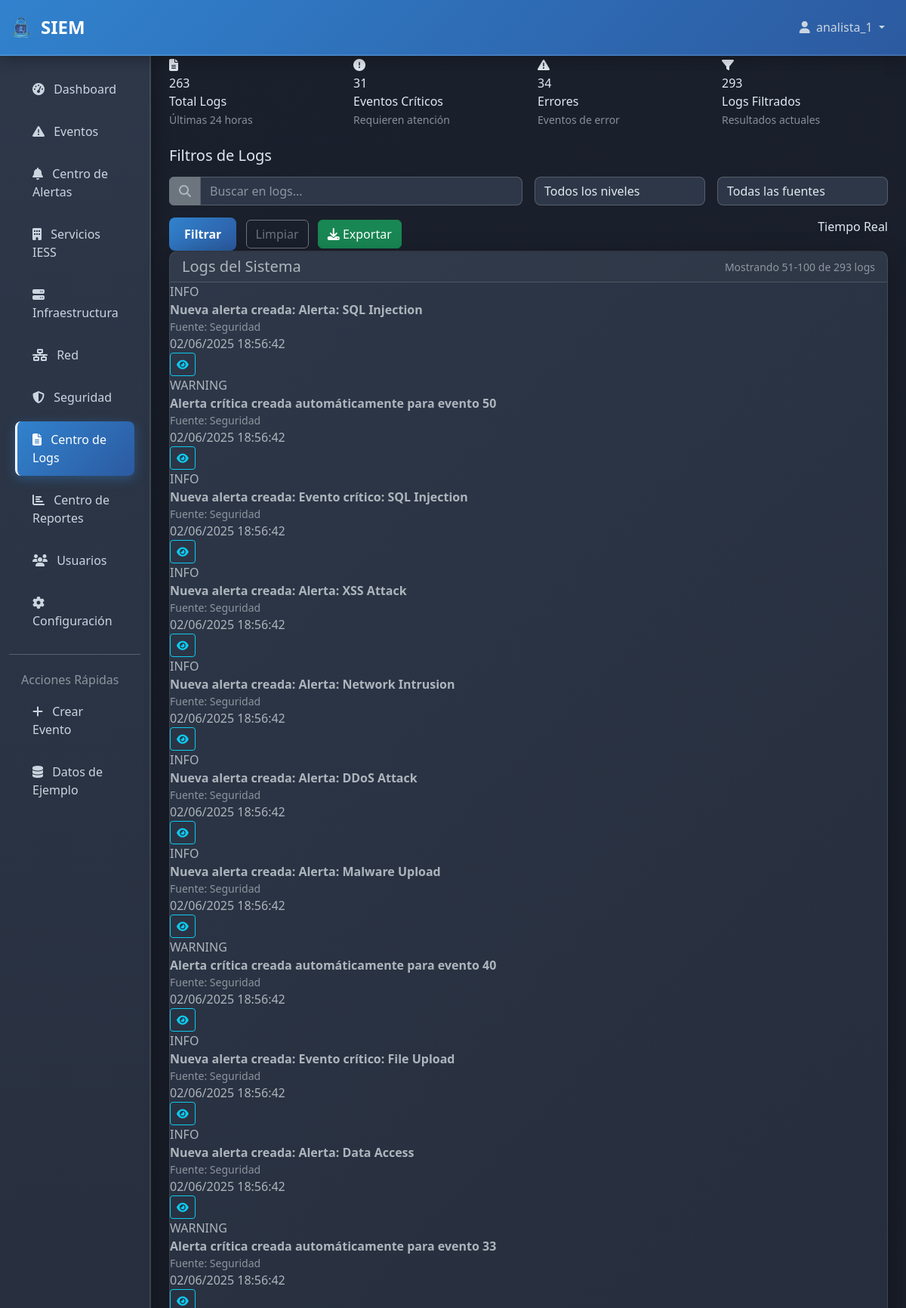
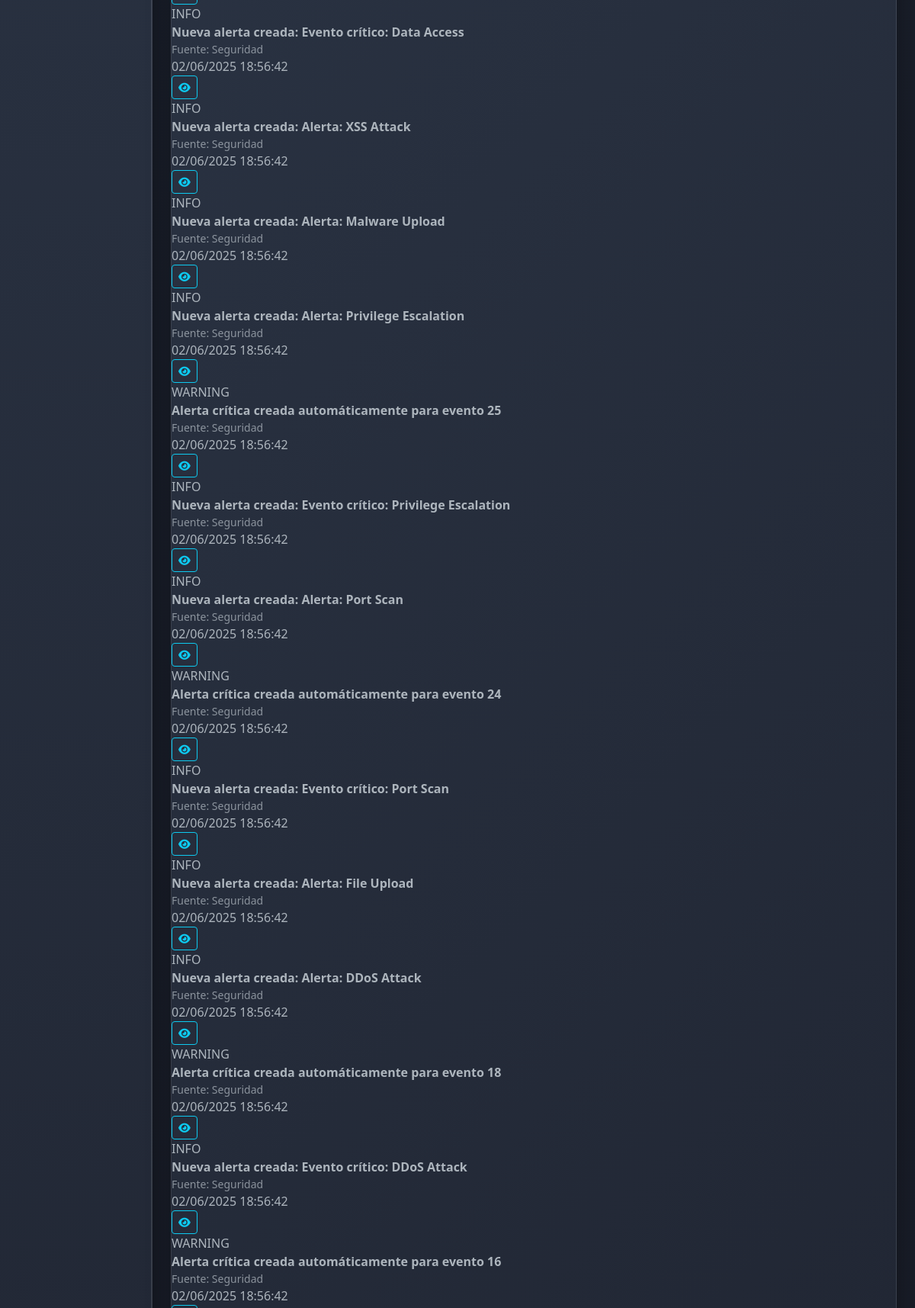
Page /logs/?page=2 (signed in, upper part) on the committed database (2 pictures, top to bottom).
### siem_app/models.py (models this page shows, shortened)
class SystemLog(models.Model):
    LEVEL_CHOICES = [
        ('DEBUG', 'Debug'),
        ('INFO', 'Info'),
        ('WARNING', 'Warning'),
        ('ERROR', 'Error'),
        ('CRITICAL', 'Critical'),
    ]
    SOURCE_CHOICES = [
        ('network', 'Red'),
        ('application', 'Aplicación'),
        ('system', 'Sistema'),
        ('security', 'Seguridad'),
        ('database', 'Base de Datos'),
    ]
    timestamp = models.DateTimeField(default=timezone.now, db_index=True)
    level = models.CharField(max_length=10, choices=LEVEL_CHOICES, db_index=True)
    source = models.CharField(max_length=20, choices=SOURCE_CHOICES, db_index=True)
    message = models.TextField()
    user = models.CharField(max_length=100, null=True, blank=True)
    ip_address = models.GenericIPAddressField(null=True, blank=True)
    additional_data = models.JSONField(default=dict, blank=True)
    class Meta:
        ordering = ['-timestamp']
        indexes = [
            models.Index(fields=['timestamp', 'level']),
            models.Index(fields=['source', 'level']),
        ]

### siem_app/views.py (the view)
# urls.py: path('logs/', views.logs_center_view, name='logs_center'),
@login_required
def logs_center_view(request):
    search_query = request.GET.get('search', '')
    level_filter = request.GET.get('level', '')
    source_filter = request.GET.get('source', '')
    logs = SystemLog.objects.all()
    if search_query:
        logs = logs.filter(message__icontains=search_query)
    if level_filter:
        logs = logs.filter(level=level_filter)
    if source_filter:
        logs = logs.filter(source=source_filter)
    total_logs = SystemLog.objects.filter(timestamp__gte=timezone.now() - timedelta(hours=24)).count()
    critical_events = SystemLog.objects.filter(level='CRITICAL', timestamp__gte=timezone.now() - timedelta(hours=24)).count()
    errors = SystemLog.objects.filter(level='ERROR', timestamp__gte=timezone.now() - timedelta(hours=24)).count()
    filtered_logs = logs.count()
    paginator = Paginator(logs.order_by('-timestamp'), 50)
    page_number = request.GET.get('page')
    page_obj = paginator.get_page(page_number)
    context = {
        'page_obj': page_obj,
        'total_logs': total_logs,
        'critical_events': critical_events,
        'errors': errors,
        'filtered_logs': filtered_logs,
        'search_query': search_query,
        'level_filter': level_filter,
        'source_filter': source_filter,
        'log_levels': SystemLog.LEVEL_CHOICES,
        'log_sources': SystemLog.SOURCE_CHOICES,
    }
    return render(request, 'siem_app/logs_center.html', context)

### templates/siem_app/logs_center.html (shortened to what this page needs)
{% extends 'base.html' %}
{% block content %}
<div class="row mb-4">
    <div class="col-md-3">
        <div class="metric-card">
            <div class="metric-icon">
                <i class="fas fa-file-alt"></i>
            </div>
            <div class="metric-value">{{ total_logs }}</div>
            <div class="metric-label">Total Logs</div>
            <small class="text-muted">Últimas 24 horas</small>
        </div>
    </div>
    <div class="col-md-3">
        <div class="metric-card danger">
            <div class="metric-icon">
                <i class="fas fa-exclamation-circle"></i>
            </div>
            <div class="metric-value">{{ critical_events }}</div>
            <div class="metric-label">Eventos Críticos</div>
            <small class="text-muted">Requieren atención</small>
        </div>
    </div>
    <div class="col-md-3">
        <div class="metric-card warning">
            <div class="metric-icon">
                <i class="fas fa-exclamation-triangle"></i>
            </div>
            <div class="metric-value">{{ errors }}</div>
            <div class="metric-label">Errores</div>
            <small class="text-muted">Eventos de error</small>
        </div>
    </div>
    <div class="col-md-3">
        <div class="metric-card">
            <div class="metric-icon">
                <i class="fas fa-filter"></i>
            </div>
            <div class="metric-value">{{ filtered_logs }}</div>
            <div class="metric-label">Logs Filtrados</div>
            <small class="text-muted">Resultados actuales</small>
        </div>
    </div>
</div>
<div class="filter-section">
    <h5 class="mb-3">Filtros de Logs</h5>
    <form method="get" class="row g-3">
        <div class="col-md-6">
            <div class="input-group">
                <span class="input-group-text bg-secondary border-secondary">
                    <i class="fas fa-search"></i>
                </span>
                <input type="text" name="search" class="form-control" placeholder="Buscar en logs..." value="{{ search_query }}">
            </div>
        </div>
        <div class="col-md-3">
            <select name="level" class="form-select">
                <option value="">Todos los niveles</option>
            </select>
        </div>
        <div class="col-md-3">
            <select name="source" class="form-select">
                <option value="">Todas las fuentes</option>
            </select>
        </div>
        <div class="col-12">
            <button type="submit" class="btn btn-primary me-2">Filtrar</button>
            <a href="{% url 'logs_center' %}" class="btn btn-outline-secondary me-2">Limpiar</a>
            <button type="button" class="btn btn-success" id="exportLogs">
                <i class="fas fa-download"></i> Exportar
            </button>
            <div class="float-end">
                <div class="real-time-indicator">
                    Tiempo Real
                </div>
            </div>
        </div>
    </form>
</div>
<div class="card">
    <div class="card-header d-flex justify-content-between align-items-center">
        <h5 class="mb-0">Logs del Sistema</h5>
        <small class="text-muted">Mostrando {{ page_obj.start_index }}-{{ page_obj.end_index }} de {{ page_obj.paginator.count }} logs</small>
    </div>
    <div class="card-body p-0">
        {% if page_obj %}
            {% for log in page_obj %}
            <div class="log-entry">
                <div class="log-level {{ log.level }}">
                    {{ log.level }}
                </div>
                <div class="log-message">
                    <strong>{{ log.message }}</strong>
                    <div class="text-muted small">Fuente: {{ log.get_source_display }}</div>
                </div>
                <div class="log-timestamp">
                    {{ log.timestamp|date:"d/m/Y H:i:s" }}
                </div>
                <div>
                    <button class="btn btn-sm btn-outline-info" onclick="showLogDetails({{ log.id }})">
                        <i class="fas fa-eye"></i>
                    </button>
                </div>
            </div>
            {% endfor %}
        {% else %}
            <div class="text-center text-muted py-5">
                <i class="fas fa-file-alt fa-3x mb-3"></i>
                <h5>No se encontraron logs</h5>
                <p>No hay logs que coincidan con los filtros aplicados</p>
            </div>
        {% endif %}
    </div>
</div>
{% endblock %}

### templates/base.html (shortened to what this page needs)
{% load static %}
<!DOCTYPE html>
<html lang="es" data-bs-theme="dark">
<head>
    <title>{% block title %}SIEM {% endblock %} {% load static %}</title>
    <link href="https://cdn.jsdelivr.net/npm/bootstrap@5.3.0/dist/css/bootstrap.min.css" rel="stylesheet">
    <link href="https://cdnjs.cloudflare.com/ajax/libs/font-awesome/6.4.0/css/all.min.css" rel="stylesheet">
</head>
<body>
    <nav class="navbar navbar-expand-lg navbar-dark">
        <div class="container-fluid">
            <a class="navbar-brand d-flex align-items-center" href="{% url 'dashboard' %}">
                <img src="{% static 'imagenes/SIEM.png' %}" alt="SIEM IESS Logo" style="height: 32px; width: 32px; border-radius: 50%; margin-right: 10px;">
                SIEM
            </a>
            <div class="collapse navbar-collapse" id="navbarNav">
                <ul class="navbar-nav ms-auto">
                    {% if user.is_authenticated %}
                        <li class="nav-item dropdown">
                            <a class="nav-link dropdown-toggle" href="#" role="button" data-bs-toggle="dropdown">
                                <i class="fas fa-user me-1"></i>
                                {{ user.get_full_name|default:user.username }}
                            </a>
                        </li>
                    {% endif %}
                </ul>
            </div>
        </div>
    </nav>
    <div class="container-fluid">
        <div class="row">
            {% if user.is_authenticated %}
            <nav class="col-md-3 col-lg-2 d-md-block sidebar collapse">
                <div class="position-sticky pt-3">
                    <ul class="nav flex-column">
                        <li class="nav-item">
                            <a class="nav-link {% if request.resolver_match.url_name == 'dashboard' %}active{% endif %}"
                               href="{% url 'dashboard' %}">
                                <i class="fas fa-tachometer-alt me-2"></i>
                                Dashboard
                            </a>
                        </li>
                        <li class="nav-item">
                            <a class="nav-link {% if request.resolver_match.url_name == 'events' %}active{% endif %}"
                               href="{% url 'events' %}">
                                <i class="fas fa-exclamation-triangle me-2"></i>
                                Eventos
                            </a>
                        </li>
                        <li class="nav-item">
                            <a class="nav-link {% if request.resolver_match.url_name == 'alerts_center' %}active{% endif %}"
                               href="{% url 'alerts_center' %}">
                                <i class="fas fa-bell me-2"></i>
                                Centro de Alertas
                            </a>
                        </li>
                        <li class="nav-item">
                            <a class="nav-link {% if request.resolver_match.url_name == 'iess_services' %}active{% endif %}"
                               href="{% url 'iess_services' %}">
                                <i class="fas fa-building me-2"></i>
                                Servicios IESS
                            </a>
                        </li>
                        <li class="nav-item">
                            <a class="nav-link {% if request.resolver_match.url_name == 'infrastructure' %}active{% endif %}"
                               href="{% url 'infrastructure' %}">
                                <i class="fas fa-server me-2"></i>
                                Infraestructura
                            </a>
                        </li>
                        <li class="nav-item">
                            <a class="nav-link {% if request.resolver_match.url_name == 'network' %}active{% endif %}"
                               href="{% url 'network' %}">
                                <i class="fas fa-network-wired me-2"></i>
                                Red
                            </a>
                        </li>
                        <li class="nav-item">
                            <a class="nav-link {% if request.resolver_match.url_name == 'security' %}active{% endif %}"
                               href="{% url 'security' %}">
                                <i class="fas fa-shield-alt me-2"></i>
                                Seguridad
                            </a>
                        </li>
                        <li class="nav-item">
                            <a class="nav-link {% if request.resolver_match.url_name == 'logs_center' %}active{% endif %}"
                               href="{% url 'logs_center' %}">
                                <i class="fas fa-file-alt me-2"></i>
                                Centro de Logs
                            </a>
                        </li>
                        <li class="nav-item">
                            <a class="nav-link {% if request.resolver_match.url_name == 'reports_center' %}active{% endif %}"
                               href="{% url 'reports_center' %}">
                                <i class="fas fa-chart-bar me-2"></i>
                                Centro de Reportes
                            </a>
                        </li>
                        <li class="nav-item">
                            <a class="nav-link {% if request.resolver_match.url_name == 'users' %}active{% endif %}"
                               href="{% url 'users' %}">
                                <i class="fas fa-users me-2"></i>
                                Usuarios
                            </a>
                        </li>
                        <li class="nav-item">
                            <a class="nav-link {% if request.resolver_match.url_name == 'configuration' %}active{% endif %}"
                               href="{% url 'configuration' %}">
                                <i class="fas fa-cog me-2"></i>
                                Configuración
                            </a>
                        </li>
                    </ul>
                    <hr class="my-3">
                    <h6 class="sidebar-heading d-flex justify-content-between align-items-center px-3 mt-4 mb-1 text-muted">
                        <span>Acciones Rápidas</span>
                    </h6>
                    <ul class="nav flex-column mb-2">
                        <li class="nav-item">
                            <a class="nav-link" href="{% url 'manual_data_entry' %}">
                                <i class="fas fa-plus me-2"></i>
                                Crear Evento
                            </a>
                        </li>
                        <li class="nav-item">
                            <a class="nav-link" href="{% url 'create_sample_data' %}">
                                <i class="fas fa-database me-2"></i>
                                Datos de Ejemplo
                            </a>
                        </li>
                    </ul>
                </div>
            </nav>
            {% endif %}
            <main class="col-md-9 ms-sm-auto col-lg-10 px-md-4 main-content">
                <div class="fade-in">
                    {% block content %}{% endblock %}
                </div>
            </main>
        </div>
    </div>
</body>
</html>

### rows in the picture
SystemLog: level "INFO", message "Nueva alerta creada: Alerta: SQL Injection", source "Seguridad", timestamp "02/06/2025 18:56:42"
SystemLog: level "WARNING", message "Alerta crítica creada automáticamente para evento 50", source "Seguridad", timestamp "02/06/2025 18:56:42"
SystemLog: level "INFO", message "Nueva alerta creada: Evento crítico: SQL Injection", source "Seguridad", timestamp "02/06/2025 18:56:42"
SystemLog: level "INFO", message "Nueva alerta creada: Alerta: XSS Attack", source "Seguridad", timestamp "02/06/2025 18:56:42"
SystemLog: level "INFO", message "Nueva alerta creada: Alerta: Network Intrusion", source "Seguridad", timestamp "02/06/2025 18:56:42"
SystemLog: level "INFO", message "Nueva alerta creada: Alerta: DDoS Attack", source "Seguridad", timestamp "02/06/2025 18:56:42"
SystemLog: level "INFO", message "Nueva alerta creada: Alerta: Malware Upload", source "Seguridad", timestamp "02/06/2025 18:56:42"
SystemLog: level "WARNING", message "Alerta crítica creada automáticamente para evento 40", source "Seguridad", timestamp "02/06/2025 18:56:42"
SystemLog: level "INFO", message "Nueva alerta creada: Evento crítico: File Upload", source "Seguridad", timestamp "02/06/2025 18:56:42"
SystemLog: level "INFO", message "Nueva alerta creada: Alerta: Data Access", source "Seguridad", timestamp "02/06/2025 18:56:42"
SystemLog: level "WARNING", message "Alerta crítica creada automáticamente para evento 33", source "Seguridad", timestamp "02/06/2025 18:56:42"
SystemLog: level "INFO", message "Nueva alerta creada: Evento crítico: Data Access", source "Seguridad", timestamp "02/06/2025 18:56:42"
SystemLog: level "INFO", message "Nueva alerta creada: Alerta: XSS Attack", source "Seguridad", timestamp "02/06/2025 18:56:42"
SystemLog: level "INFO", message "Nueva alerta creada: Alerta: Malware Upload", source "Seguridad", timestamp "02/06/2025 18:56:42"
SystemLog: level "INFO", message "Nueva alerta creada: Alerta: Privilege Escalation", source "Seguridad", timestamp "02/06/2025 18:56:42"
SystemLog: level "WARNING", message "Alerta crítica creada automáticamente para evento 25", source "Seguridad", timestamp "02/06/2025 18:56:42"
SystemLog: level "INFO", message "Nueva alerta creada: Evento crítico: Privilege Escalation", source "Seguridad", timestamp "02/06/2025 18:56:42"
SystemLog: level "INFO", message "Nueva alerta creada: Alerta: Port Scan", source "Seguridad", timestamp "02/06/2025 18:56:42"
SystemLog: level "WARNING", message "Alerta crítica creada automáticamente para evento 24", source "Seguridad", timestamp "02/06/2025 18:56:42"
SystemLog: level "INFO", message "Nueva alerta creada: Evento crítico: Port Scan", source "Seguridad", timestamp "02/06/2025 18:56:42"
SystemLog: level "INFO", message "Nueva alerta creada: Alerta: File Upload", source "Seguridad", timestamp "02/06/2025 18:56:42"
SystemLog: level "INFO", message "Nueva alerta creada: Alerta: DDoS Attack", source "Seguridad", timestamp "02/06/2025 18:56:42"
SystemLog: level "WARNING", message "Alerta crítica creada automáticamente para evento 18", source "Seguridad", timestamp "02/06/2025 18:56:42"
SystemLog: level "INFO", message "Nueva alerta creada: Evento crítico: DDoS Attack", source "Seguridad", timestamp "02/06/2025 18:56:42"
SystemLog: level "WARNING", message "Alerta crítica creada automáticamente para evento 16", source "Seguridad", timestamp "02/06/2025 18:56:42"

### other values in the picture
{{ user.get_full_name|default:user.username }} "analista_1"
{{ total_logs }} "263"
{{ critical_events }} "31"
{{ errors }} "34"
{{ filtered_logs }} "293"
{{ page_obj.start_index }} "51"
{{ page_obj.end_index }} "100"
{{ page_obj.paginator.count }} "293"
